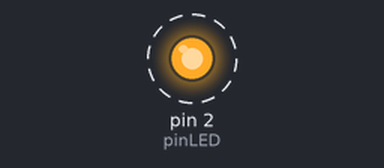
Bench run of a sketch on a simulated Arduino Uno, built with avr-gcc and run on an emulated ATmega328P. Shown: output pins drawn as LEDs (lit = HIGH). Dashed ring = blinking.

Above: at 0.5 s.
Timing chart, 0 to 4.6 s (numbered marks = the images above):
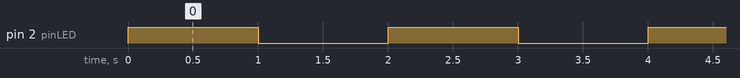

The sketch:

daring_hillar_waasa1.ino
```cpp
int pinLED = 2;

void setup()
{
  pinMode(pinLED, OUTPUT);

  digitalWrite(pinLED,1);
}

void loop()
{
  digitalWrite(pinLED, HIGH);
  delay(1000); // Wait for 1000 millisecond(s)
  digitalWrite(pinLED, LOW);
  delay(1000); // Wait for 1000 millisecond(s)
}
```

Measured:
- by itself, pin 2 (pinLED): alternates HIGH for 1.0 s and LOW for 1.0 s
